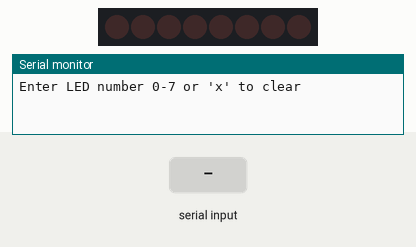
Simulated run of this sketch. Board: Arduino Uno, built with avr-gcc and run on an emulated ATmega328P. Shown: 8 shift-register outputs drawn as a row of LEDs (first output left, lit = HIGH), the last lines printed to the serial monitor. Wiring (inferred from the names in the program): shift register (74HC595): data pin 12; shift clock pin 9; latch pin 11. Wiring (inferred from the signals the program sends): row of LEDs: on Q0, Q1, Q2, Q3, Q4, Q5, Q6, Q7. The test bench sets the inputs (shaded band).

Above: at 1.2 s.
1.3 s: "90,45\n" received over Serial
At 2.1 s:
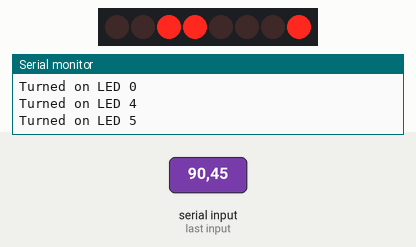
2.8 s: "x,45\n" received over Serial
At 4.0 s:
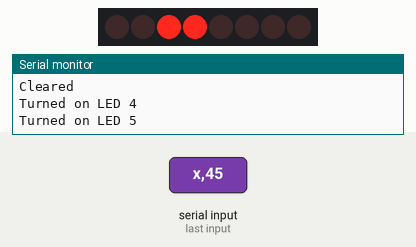
4.3 s: "30,150\n" received over Serial
At 5.5 s:
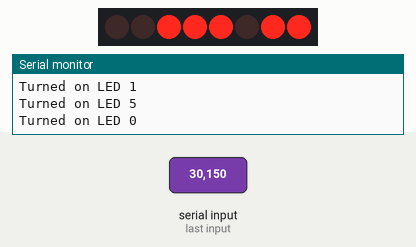
5.8 s: "200\n" received over Serial
At 6.6 s:
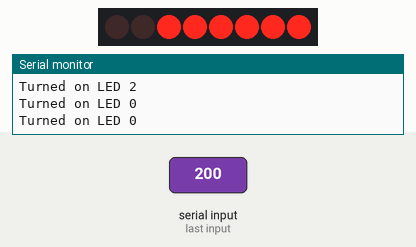
7.3 s: "x90\n" received over Serial
At 7.8 s:
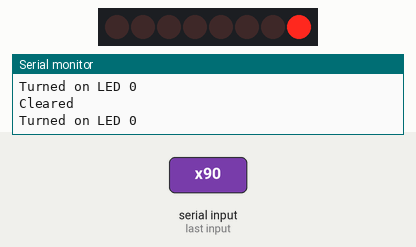
8.8 s: "5\n" received over Serial
At 10.0 s:
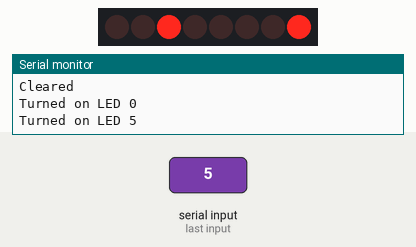
Timing chart, 0 to 11.3 s (numbered marks = the images above; inputs shaded):
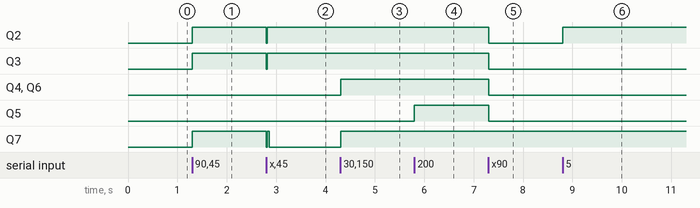

The sketch:

74HC595_led_serial_monitor.ino
```cpp
const uint8_t PIN_LATCH = 11;
const uint8_t PIN_CLOCK = 9;
const uint8_t PIN_DATA = 12;

uint8_t leds = 0;

void updateShiftRegister() {
    digitalWrite(PIN_LATCH, LOW);
    shiftOut(PIN_DATA, PIN_CLOCK, LSBFIRST, leds);
    digitalWrite(PIN_LATCH, HIGH);
}

void setup() {
    pinMode(PIN_LATCH, OUTPUT);
    pinMode(PIN_DATA, OUTPUT);
    pinMode(PIN_CLOCK, OUTPUT);
    updateShiftRegister();

    Serial.begin(9600);
    Serial.println("Enter LED number 0-7 or 'x' to clear");
}

void loop() {
    if (!Serial.available())
        return;

    char ch = Serial.read();

    if (ch >= '0' && ch <= '7') {
        uint8_t led = ch - '0';
        bitSet(leds, led);
        updateShiftRegister();
        char buffer[24];
        sprintf(buffer, "Turned on LED %d", led);
        Serial.println(buffer);
    } else if (ch == 'x') {
        leds = 0;
        updateShiftRegister();
        Serial.println("Cleared");
    }
}
```

Measured:
- after the input at 1.3 s, Q2, Q3, Q7: LOW → HIGH at once
- after the input at 2.8 s, Q2, Q3: HIGH → LOW at once, → HIGH 0.02 s later; Q7: HIGH → LOW at once, → HIGH 0.02 s later, → LOW 0.04 s later
- after the input at 4.3 s, Q4, Q6, Q7: LOW → HIGH at once
- after the input at 5.8 s, Q5: LOW → HIGH at once
- after the input at 7.3 s, Q2–6: HIGH → LOW at once
- after the input at 8.8 s, Q2: LOW → HIGH at once
